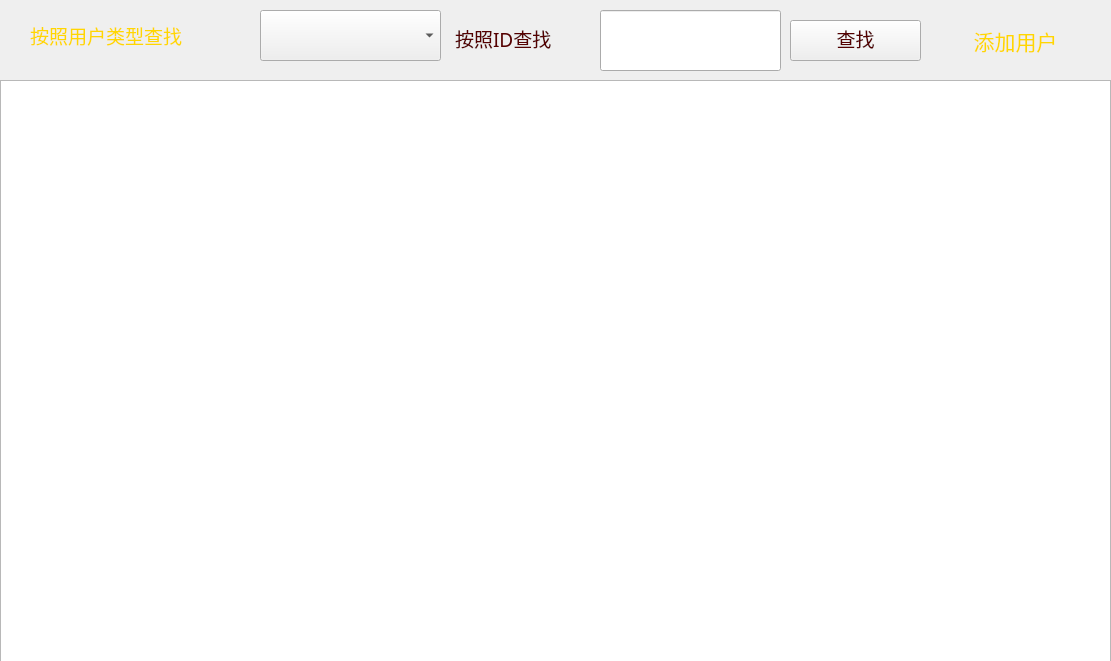
<?xml version="1.0" encoding="UTF-8"?>
<ui version="4.0">
 <class>userMange</class>
 <widget class="QWidget" name="userMange">
  <property name="geometry">
   <rect>
    <x>0</x>
    <y>0</y>
    <width>1111</width>
    <height>661</height>
   </rect>
  </property>
  <property name="windowTitle">
   <string>Form</string>
  </property>
  <widget class="QTableView" name="tableView">
   <property name="geometry">
    <rect>
     <x>0</x>
     <y>80</y>
     <width>1111</width>
     <height>671</height>
    </rect>
   </property>
   <property name="font">
    <font>
     <family>楷体</family>
     <pointsize>12</pointsize>
    </font>
   </property>
  </widget>
  <widget class="QLabel" name="label_type">
   <property name="geometry">
    <rect>
     <x>30</x>
     <y>10</y>
     <width>211</width>
     <height>51</height>
    </rect>
   </property>
   <property name="font">
    <font>
     <family>楷体</family>
     <pointsize>14</pointsize>
    </font>
   </property>
   <property name="styleSheet">
    <string notr="true"> color:rgb(255,215,0);  
    min-height:20;  
    border-style:solid;  
    border-top-left-radius:2px;  
    border-top-right-radius:2px;  
    background: qlineargradient(x1: 0, y1: 0, x2: 0, y2: 1, stop:0 rgb(226,236,241),   
                                stop: 0.3 rgb(33,184,150),  
                                  stop: 1 rgb(29,170,140));  </string>
   </property>
   <property name="text">
    <string>按照用户类型查找</string>
   </property>
  </widget>
  <widget class="QComboBox" name="comboBox_type">
   <property name="geometry">
    <rect>
     <x>260</x>
     <y>10</y>
     <width>181</width>
     <height>51</height>
    </rect>
   </property>
   <property name="font">
    <font>
     <family>楷体</family>
     <pointsize>12</pointsize>
    </font>
   </property>
  </widget>
  <widget class="QLabel" name="label_id">
   <property name="geometry">
    <rect>
     <x>450</x>
     <y>20</y>
     <width>131</width>
     <height>41</height>
    </rect>
   </property>
   <property name="font">
    <font>
     <family>楷体</family>
     <pointsize>14</pointsize>
    </font>
   </property>
   <property name="styleSheet">
    <string notr="true">	width:142px;
	height:40px;
	line-height:18px;
	color:rgb(85, 0, 0);	
	background:url(&quot;:/mybutton/button/bg35.jpg&quot;) no-repeat left top;	
	padding-bottom:4px;</string>
   </property>
   <property name="text">
    <string>按照ID查找</string>
   </property>
  </widget>
  <widget class="QLineEdit" name="lineEdit_searchid">
   <property name="geometry">
    <rect>
     <x>600</x>
     <y>10</y>
     <width>181</width>
     <height>61</height>
    </rect>
   </property>
   <property name="font">
    <font>
     <family>楷体</family>
     <pointsize>14</pointsize>
    </font>
   </property>
   <property name="text">
    <string/>
   </property>
  </widget>
  <widget class="QPushButton" name="pb_search">
   <property name="geometry">
    <rect>
     <x>790</x>
     <y>20</y>
     <width>131</width>
     <height>41</height>
    </rect>
   </property>
   <property name="font">
    <font>
     <family>楷体</family>
     <pointsize>14</pointsize>
    </font>
   </property>
   <property name="styleSheet">
    <string notr="true">	width:142px;
	height:40px;
	line-height:18px;
	color:rgb(85, 0, 0);	
	background:url(&quot;:/mybutton/button/bg35.jpg&quot;) no-repeat left top;	
	padding-bottom:4px;</string>
   </property>
   <property name="text">
    <string>查找</string>
   </property>
  </widget>
  <widget class="QPushButton" name="pb_adduser">
   <property name="geometry">
    <rect>
     <x>950</x>
     <y>10</y>
     <width>131</width>
     <height>61</height>
    </rect>
   </property>
   <property name="font">
    <font>
     <family>楷体</family>
     <pointsize>16</pointsize>
    </font>
   </property>
   <property name="styleSheet">
    <string notr="true"> color:rgb(255,215,0);  
    min-height:20;  
    border-style:solid;  
    border-top-left-radius:2px;  
    border-top-right-radius:2px;  
    background: qlineargradient(x1: 0, y1: 0, x2: 0, y2: 1, stop:0 rgb(226,236,241),   
                                stop: 0.3 rgb(33,184,150),  
                                  stop: 1 rgb(29,170,140));  
    border:1px;  
    border-radius:5px;padding:2px 4px;</string>
   </property>
   <property name="text">
    <string>添加用户</string>
   </property>
  </widget>
 </widget>
 <resources/>
 <connections/>
</ui>
